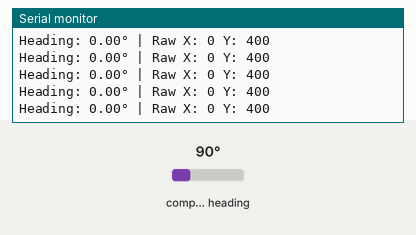
Simulated run of this sketch. Board: ESP32. On the bench: the last lines printed to the serial monitor. Wiring (inferred from the names in the program): HMC5883L compass at I2C address 0x1E. The inputs (shaded band) are chosen by the test bench; at power-on: compass heading 90°.

Above: at 1.7 s.
1.8 s: compass heading set to 7°
At 2.0 s:
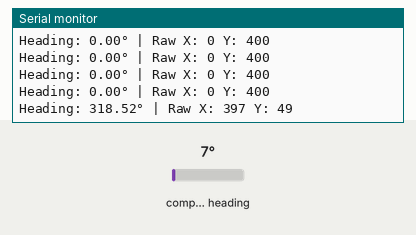
3.3 s: compass heading set to 90°
At 3.36 s:
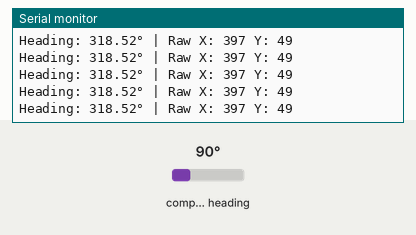
Timing chart, 0 to 6.3 s (numbered marks = the images above; inputs shaded):
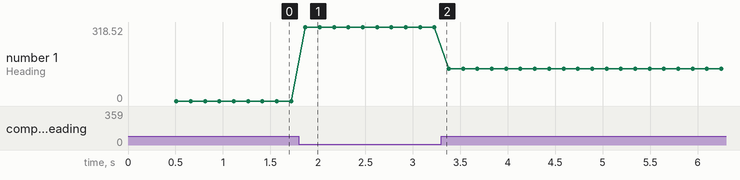

Measured:
- after the input at 1.8 s, the serial monitor: prints a new line after 0.07 s (image 1)
- plotted number 1: 0 → 318.52 after the input at 1.8 s, 318.52 → 138.52 after the input at 3.3 s

The sketch:

qmc0x0d.ino
```cpp
#include <Wire.h>

// I2C Addresses
const int HMC_ADDR = 0x1E;
const int QMC_ADDR = 0x0D;

int activeAddr = 0;
bool isQMC = false;

// Calibration variables
int16_t xMin = 32767, xMax = -32768;
int16_t yMin = 32767, yMax = -32768;

void setup() {
  Serial.begin(115200);
  Wire.begin(21, 22);
  delay(500);

  Serial.println("\n--- Magnetometer Standalone Test ---");

  // Detection Logic
  Wire.beginTransmission(HMC_ADDR);
  if (Wire.endTransmission() == 0) {
    activeAddr = HMC_ADDR;
    isQMC = false;
    Serial.println("Detected: Original Honeywell HMC5883L (0x1E)");
    setupHMC();
  } else {
    Wire.beginTransmission(QMC_ADDR);
    if (Wire.endTransmission() == 0) {
      activeAddr = QMC_ADDR;
      isQMC = true;
      Serial.println("Detected: QMC5883L / Clone (0x0D)");
      setupQMC();
    } else {
      Serial.println("Error: No magnetometer found at 0x1E or 0x0D!");
      while (1);
    }
  }
  Serial.println("ACTION: Rotate your rover 360 degrees to calibrate...");
}

void loop() {
  int16_t x, y, z;
  readData(x, y, z);

  // Update Calibration (Hard-Iron)
  if (x < xMin) xMin = x; if (x > xMax) xMax = x;
  if (y < yMin) yMin = y; if (y > yMax) yMax = y;

  // Apply Offset
  float offsetX = (xMax + xMin) / 2.0;
  float offsetY = (yMax + yMin) / 2.0;
  float correctedX = x - offsetX;
  float correctedY = y - offsetY;

  // Calculate Heading
  float heading = atan2(correctedY, correctedX) * 180 / M_PI;
  if (heading < 0) heading += 360;

  Serial.print("Heading: "); Serial.print(heading);
  Serial.print("° | Raw X: "); Serial.print(x);
  Serial.print(" Y: "); Serial.println(y);

  delay(150);
}

void setupHMC() {
  Wire.beginTransmission(HMC_ADDR);
  Wire.write(0x00); Wire.write(0x70); // 8-average, 15Hz
  Wire.endTransmission();
  Wire.beginTransmission(HMC_ADDR);
  Wire.write(0x01); Wire.write(0x20); // Gain
  Wire.endTransmission();
  Wire.beginTransmission(HMC_ADDR);
  Wire.write(0x02); Wire.write(0x00); // Continuous mode
  Wire.endTransmission();
}

void setupQMC() {
  Wire.beginTransmission(QMC_ADDR);
  Wire.write(0x0B); Wire.write(0x01); // Define SET/RESET period
  Wire.endTransmission();
  Wire.beginTransmission(QMC_ADDR);
  Wire.write(0x09); Wire.write(0x1D); // Continuous mode, 200Hz, 8G, 512 oversample
  Wire.endTransmission();
}

void readData(int16_t &x, int16_t &y, int16_t &z) {
  if (!isQMC) {
    Wire.beginTransmission(HMC_ADDR);
    Wire.write(0x03);
    Wire.endTransmission(false);
    Wire.requestFrom(HMC_ADDR, 6);
    x = Wire.read() << 8 | Wire.read();
    z = Wire.read() << 8 | Wire.read(); // HMC orders X, Z, Y
    y = Wire.read() << 8 | Wire.read();
  } else {
    Wire.beginTransmission(QMC_ADDR);
    Wire.write(0x00);
    Wire.endTransmission(false);
    Wire.requestFrom(QMC_ADDR, 6);
    x = Wire.read() | Wire.read() << 8; // QMC orders X, Y, Z (LSB first)
    y = Wire.read() | Wire.read() << 8;
    z = Wire.read() | Wire.read() << 8;
  }
}
```
